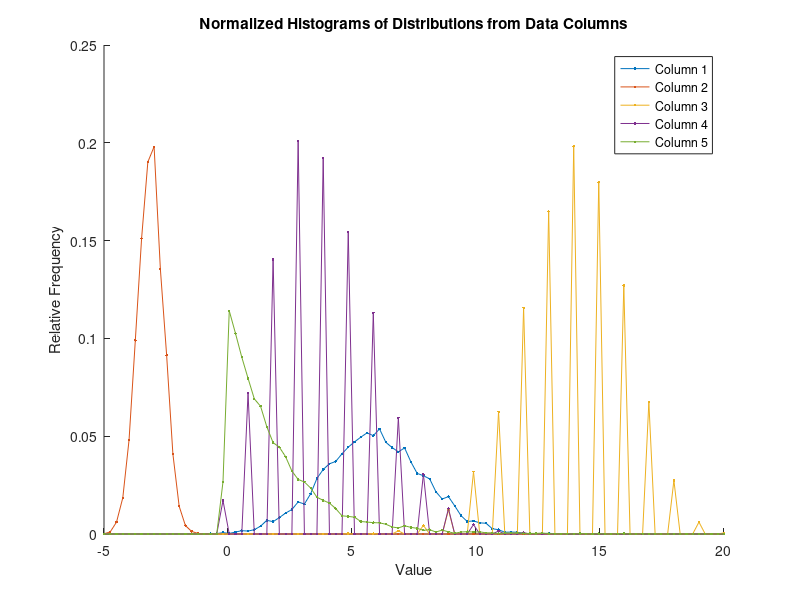

Write the MATLAB code that produced this figure.
%%  EX2.4 A) and B)

clc
clear all

Data = load("distributions.mat");

% COL 1
col1 = Data.data(:,1);
mean_col1 = sum(col1) / length(col1);
var_col1 = sum((col1 - mean_col1).^2) / (length(col1) - 1);
Std_col1 = sqrt(var_col1);
moment3_col1 = sum((col1 - mean_col1).^3) / (length(col1));
moment4_col1 = sum((col1 - mean_col1).^4) / (length(col1));

% Verify COL 1
mean_builtin1 = mean(col1);
var_builtin1 = var(col1);
std_builtin1 = std(col1);
moment3_builtin1 = moment(col1, 3);
moment4_builtin1 = moment(col1, 4);

fprintf('Column 1 Verification:\n');
fprintf('Mean - Calculated: %.4f, Built-in: %.4f\n', mean_col1, mean_builtin1);
fprintf('Variance - Calculated: %.4f, Built-in: %.4f\n', var_col1, var_builtin1);
fprintf('Std Dev - Calculated: %.4f, Built-in: %.4f\n', Std_col1, std_builtin1);
fprintf('3rd Moment - Calculated: %.4f, Built-in: %.4f\n', moment3_col1, moment3_builtin1);
fprintf('4th Moment - Calculated: %.4f, Built-in: %.4f\n\n', moment4_col1, moment4_builtin1);

% Repeat for COL 2
col2 = Data.data(:,2);
mean_col2 = sum(col2) / length(col2);
var_col2 = sum((col2 - mean_col2).^2) / (length(col2) - 1);
Std_col2 = sqrt(var_col2);
moment3_col2 = sum((col2 - mean_col2).^3) / (length(col2) );
moment4_col2 = sum((col2 - mean_col2).^4) / (length(col2) );

% Verify COL 2
mean_builtin2 = mean(col2);
var_builtin2 = var(col2);
std_builtin2 = std(col2);
moment3_builtin2 = moment(col2, 3);
moment4_builtin2 = moment(col2, 4);

fprintf('Column 2 Verification:\n');
fprintf('Mean - Calculated: %.4f, Built-in: %.4f\n', mean_col2, mean_builtin2);
fprintf('Variance - Calculated: %.4f, Built-in: %.4f\n', var_col2, var_builtin2);
fprintf('Std Dev - Calculated: %.4f, Built-in: %.4f\n', Std_col2, std_builtin2);
fprintf('3rd Moment - Calculated: %.4f, Built-in: %.4f\n', moment3_col2, moment3_builtin2);
fprintf('4th Moment - Calculated: %.4f, Built-in: %.4f\n\n', moment4_col2, moment4_builtin2);

% Repeat for COL 3
col3 = Data.data(:,3);
mean_col3 = sum(col3) / length(col3);
var_col3 = sum((col3 - mean_col3).^2) / (length(col3) - 1);
Std_col3 = sqrt(var_col3);
moment3_col3 = sum((col3 - mean_col3).^3) / (length(col3));
moment4_col3 = sum((col3 - mean_col3).^4) / (length(col3));

% Verify COL 3
mean_builtin3 = mean(col3);
var_builtin3 = var(col3);
std_builtin3 = std(col3);
moment3_builtin3 = moment(col3, 3);
moment4_builtin3 = moment(col3, 4);

fprintf('Column 3 Verification:\n');
fprintf('Mean - Calculated: %.4f, Built-in: %.4f\n', mean_col3, mean_builtin3);
fprintf('Variance - Calculated: %.4f, Built-in: %.4f\n', var_col3, var_builtin3);
fprintf('Std Dev - Calculated: %.4f, Built-in: %.4f\n', Std_col3, std_builtin3);
fprintf('3rd Moment - Calculated: %.4f, Built-in: %.4f\n', moment3_col3, moment3_builtin3);
fprintf('4th Moment - Calculated: %.4f, Built-in: %.4f\n\n', moment4_col3, moment4_builtin3);

% Repeat for COL 4
col4 = Data.data(:,4);
mean_col4 = sum(col4) / length(col4);
var_col4 = sum((col4 - mean_col4).^2) / (length(col4) - 1);
Std_col4 = sqrt(var_col4);
moment3_col4 = sum((col4 - mean_col4).^3) / (length(col4));
moment4_col4 = sum((col4 - mean_col4).^4) / (length(col4));

% Verify COL 4
mean_builtin4 = mean(col4);
var_builtin4 = var(col4);
std_builtin4 = std(col4);
moment3_builtin4 = moment(col4, 3);
moment4_builtin4 = moment(col4, 4);

fprintf('Column 4 Verification:\n');
fprintf('Mean - Calculated: %.4f, Built-in: %.4f\n', mean_col4, mean_builtin4);
fprintf('Variance - Calculated: %.4f, Built-in: %.4f\n', var_col4, var_builtin4);
fprintf('Std Dev - Calculated: %.4f, Built-in: %.4f\n', Std_col4, std_builtin4);
fprintf('3rd Moment - Calculated: %.4f, Built-in: %.4f\n', moment3_col4, moment3_builtin4);
fprintf('4th Moment - Calculated: %.4f, Built-in: %.4f\n\n', moment4_col4, moment4_builtin4);

% Repeat for COL 5
col5 = Data.data(:,5);
mean_col5 = sum(col5) / length(col5);
var_col5 = sum((col5 - mean_col5).^2) / (length(col5) - 1);
Std_col5 = sqrt(var_col5);
moment3_col5 = sum((col5 - mean_col5).^3) / (length(col5) );
moment4_col5 = sum((col5 - mean_col5).^4) / (length(col5) );

% Verify COL 5
mean_builtin5 = mean(col5);
var_builtin5 = var(col5);
std_builtin5 = std(col5);
moment3_builtin5 = moment(col5, 3);
moment4_builtin5 = moment(col5, 4);

fprintf('Column 5 Verification:\n');
fprintf('Mean - Calculated: %.4f, Built-in: %.4f\n', mean_col5, mean_builtin5);
fprintf('Variance - Calculated: %.4f, Built-in: %.4f\n', var_col5, var_builtin5);
fprintf('Std Dev - Calculated: %.4f, Built-in: %.4f\n', Std_col5, std_builtin5);
fprintf('3rd Moment - Calculated: %.4f, Built-in: %.4f\n', moment3_col5, moment3_builtin5);
fprintf('4th Moment - Calculated: %.4f, Built-in: %.4f\n\n', moment4_col5, moment4_builtin5);

%% C)


x_limits = [-5, 20];
bins = linspace(x_limits(1), x_limits(2), 100); % 100 bins from -5 to 20

figure;
hold on;

for i = 1:5
    
    col = Data.data(:, i);
    
    
    counts = histc(col, bins);
    relative_freq = counts / sum(counts);
    

    % Plot relative frequency distribution with specified line style
    plot(bins, relative_freq, '.-', 'DisplayName', ['Column ' num2str(i)]);
end

xlim(x_limits);
legend show;
xlabel('Value');
ylabel('Relative Frequency');
title('Normalized Histograms of Distributions from Data Columns');
hold off;

%% D) 
% Answer :col1 and col2- Gaussian,col3 - Poisson, col4 -
% Binomial and col5 - Chi-Squared.

%% E) 
% col1 and 2 are Gaussian and params for col1 are:'
% Mean - Calculated: 5.9857 and Variance - Calculated: 3.9768, Std Dev - Calculated: 1.9942
% col2 - Mean - Calculated: -3.0028, Variance - Calculated: 0.2553,Std_Dev - Calculated: 0.5052



